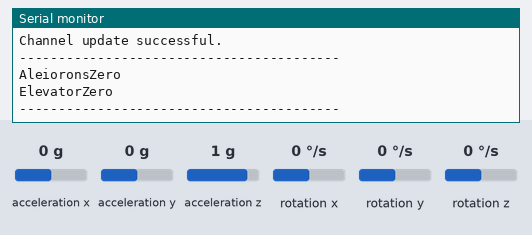
Recording of a sketch running on a simulated ESP8266 (NodeMCU). On the bench: the last lines printed to the serial monitor. Wiring (inferred from the names in the program): MPU-6050 motion sensor at I2C address 0x68. Inputs (shaded band) come from the test bench; at power-on: acceleration x 0 g, acceleration y 0 g, acceleration z 1 g, rotation x 0 °/s, rotation y 0 °/s, rotation z 0 °/s. WiFi joins after 1.5 s; servers stay silent unless stated.

Above: at 3.9 s.
4.0 s: acceleration x set to -1.4 g
At 4.28 s:
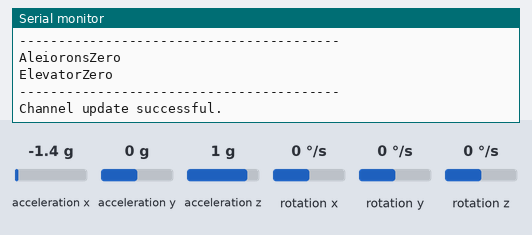
6.9 s: acceleration y set to -1.4 g
At 8.3 s:
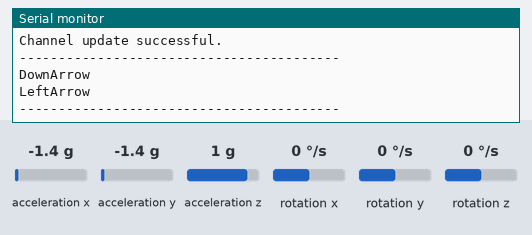
10.4 s: acceleration x set to 0.8 g
At 12.0 s:
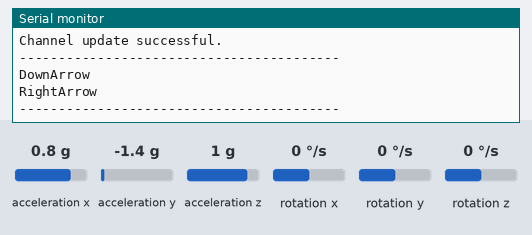
13.8 s: acceleration y set to 0.8 g
At 15.3 s:
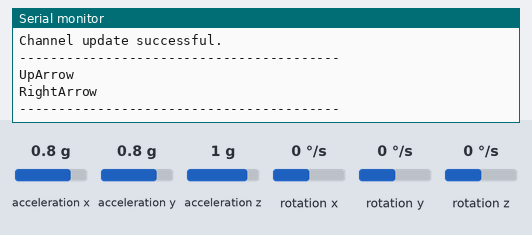

The sketch:

Ver5.ino
```cpp
// Basic demo for accelerometer readings from Adafruit MPU6050

#include <ESP8266WiFi.h>
#include <Adafruit_MPU6050.h>
#include <Adafruit_Sensor.h>
#include <Wire.h>
//#include "ESP_MICRO.h"
#include "ThingSpeak.h"


Adafruit_MPU6050 mpu;

const int MPU_addr=0x68;
int16_t AcX,AcY,AcZ,Tmp,GyX,GyY,GyZ;

const char* ssid = "xxxxxx";
const char* password = "yyyyyy";

WiFiClient  client;

unsigned long myChannelNumber1 = 1;
unsigned long myChannelNumber2 = 2;
unsigned long myChannelNumber3 = 3;
const char * myWriteAPIKey = "XXXXXXXZZZZZZZZYYYYYYY";

float Throttle = 0.00;

int minVal=265;
int maxVal=402;

double x;
double y;
double z;

void setup(void) {
  Wire.begin();
Wire.beginTransmission(MPU_addr);
Wire.write(0x6B);
Wire.write(0);
Wire.endTransmission(true);
Serial.begin(9600);
//start("SAS","atharvass");
WiFi.status();
WiFi.mode(WIFI_STA);
ThingSpeak.begin(client);
}


void loop() {
   if(WiFi.status() != WL_CONNECTED){
      Serial.print("Attempting to connect");
      while(WiFi.status() != WL_CONNECTED){
        WiFi.begin(ssid, password);
        delay(1000);
      }
      Serial.println("\nConnected.");
    }


  Wire.beginTransmission(MPU_addr);
Wire.write(0x3B);
Wire.endTransmission(false);
Wire.requestFrom(MPU_addr,14,true);

AcX=Wire.read()<<8|Wire.read();
AcY=Wire.read()<<8|Wire.read();
AcZ=Wire.read()<<8|Wire.read();
int xAng = map(AcX,minVal,maxVal,-90,90);
int yAng = map(AcY,minVal,maxVal,-90,90);
int zAng = map(AcZ,minVal,maxVal,-90,90);

int Xaxis, Yaxis, Throttle;

x= RAD_TO_DEG * (atan2(-yAng, -zAng)+PI);
y= RAD_TO_DEG * (atan2(-xAng, -zAng)+PI);
z= RAD_TO_DEG * (atan2(-yAng, -xAng)+PI);
/*Serial.print("\nAngleX= ");
Serial.println(x);

Serial.print("AngleY= ");
Serial.println(y);

Serial.print("AngleZ= ");
Serial.println(z);*/
Serial.println("-----------------------------------------");

if((x-10)*(x-60) <= 0){Serial.print("\nUpArrow");Yaxis = 0;}
else if((x-300)*(x-350) <= 0){Serial.print("\nDownArrow");Yaxis=1;}
else{Serial.print("\nAleioronsZero");Yaxis=2;}

if((y-15)*(y-60) <= 0){Serial.print("\nRightArrow");Xaxis=0;}
else if((y-300)*(y-350) <= 0){Serial.print("\nLeftArrow");Xaxis=1;}
else{Serial.print("\nElevatorZero");Xaxis=2;}
Serial.println("\n-----------------------------------------");
Throttle = 10;
int j = ThingSpeak.writeField(myChannelNumber1, 1, Xaxis, myWriteAPIKey);
int k = ThingSpeak.writeField(myChannelNumber2, 1, Yaxis, myWriteAPIKey);
int l = ThingSpeak.writeField(myChannelNumber3, 1, Throttle, myWriteAPIKey);

if(j == 200 && k==200 && l==200){
      Serial.println("Channel update successful.");
    }
    else{
      Serial.println("Problem updating channel. HTTP error code " + String(j));
    }

delay(200);
}
```

Measured:
- after the input at 6.9 s, the serial monitor: prints a new line after 0.88 s (image 2)
- after the input at 10.4 s, the serial monitor: prints a new line after 0.82 s (image 3)
- after the input at 13.8 s, the serial monitor: prints a new line after 0.86 s (image 4)
